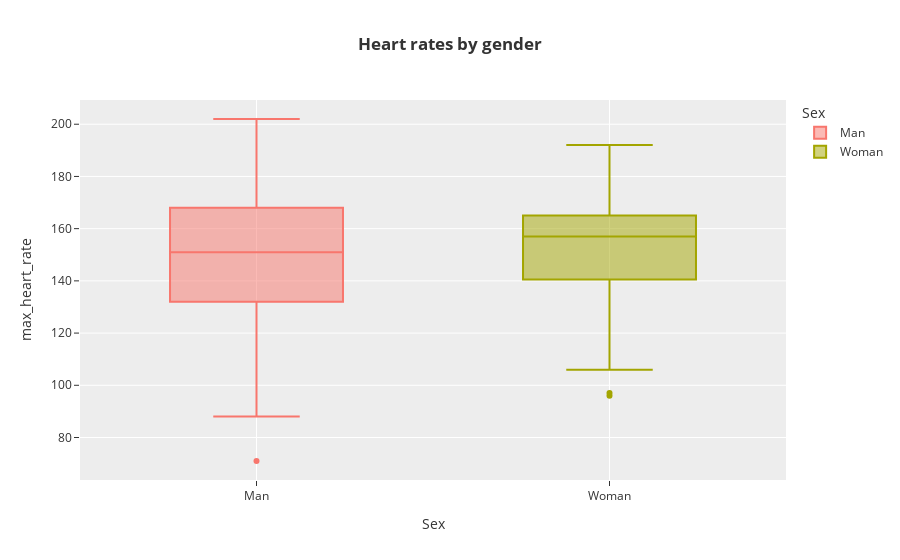

Here is the notebook cell this chart was saved with:
### Code cell
px.box(df,x='sex',y='max_heart_rate',
       color='sex',template='ggplot2',
       labels={'sex':'Sex',
               'max_heart_rate':'max_heart_rate'},
       title='<b>Heart rates by gender')

### Figure 1 — Plotly figure (JSON) as saved in the notebook; plotly's stock layout.template omitted (floating-point values rounded to 4 significant figures; data arrays with more than 128 entries replaced by an {"elided": "..."} marker saying what was removed)
{"data": [{"alignmentgroup": "True", "hovertemplate": "Sex=%{x}<br>max_heart_rate=%{y}<extra></extra>", "legendgroup": "Man", "marker": {"color": "#F8766D"}, "name": "Man", "notched": false, "offsetgroup": "Man", "orientation": "v", "showlegend": true, "type": "box", "x": {"elided": "207 str values"}, "x0": " ", "xaxis": "x", "y": {"elided": "207 int values"}, "y0": " ", "yaxis": "y"}, {"alignmentgroup": "True", "hovertemplate": "Sex=%{x}<br>max_heart_rate=%{y}<extra></extra>", "legendgroup": "Woman", "marker": {"color": "#A3A500"}, "name": "Woman", "notched": false, "offsetgroup": "Woman", "orientation": "v", "showlegend": true, "type": "box", "x": ["Woman", "Woman", "Woman", "Woman", "Woman", "Woman", "Woman", "Woman", "Woman", "Woman", "Woman", "Woman", "Woman", "Woman", "Woman", "Woman", "Woman", "Woman", "Woman", "Woman", "Woman", "Woman", "Woman", "Woman", "Woman", "Woman", "Woman", "Woman", "Woman", "Woman", "Woman", "Woman", "Woman", "Woman", "Woman", "Woman", "Woman", "Woman", "Woman", "Woman", "Woman", "Woman", "Woman", "Woman", "Woman", "Woman", "Woman", "Woman", "Woman", "Woman", "Woman", "Woman", "Woman", "Woman", "Woman", "Woman", "Woman", "Woman", "Woman", "Woman", "Woman", "Woman", "Woman", "Woman", "Woman", "Woman", "Woman", "Woman", "Woman", "Woman", "Woman", "Woman", "Woman", "Woman", "Woman", "Woman", "Woman", "Woman", "Woman", "Woman", "Woman", "Woman", "Woman", "Woman", "Woman", "Woman", "Woman", "Woman", "Woman", "Woman", "Woman", "Woman", "Woman", "Woman", "Woman", "Woman"], "x0": " ", "xaxis": "x", "y": [172, 163, 153, 139, 162, 158, 172, 114, 151, 162, 157, 168, 160, 170, 148, 151, 142, 143, 115, 160, 149, 175, 172, 159, 130, 182, 175, 163, 165, 161, 160, 122, 160, 158, 122, 159, 138, 157, 179, 115, 152, 162, 159, 154, 133, 170, 172, 152, 122, 172, 167, 179, 192, 172, 169, 121, 163, 162, 163, 163, 96, 157, 173, 142, 116, 149, 171, 125, 152, 152, 131, 166, 160, 114, 169, 142, 145, 157, 146, 136, 97, 154, 133, 143, 150, 106, 154, 165, 169, 117, 152, 130, 146, 136, 123, 174], "y0": " ", "yaxis": "y"}], "layout": {"boxmode": "overlay", "legend": {"title": {"text": "Sex"}, "tracegroupgap": 0}, "title": {"text": "<b>Heart rates by gender"}, "xaxis": {"anchor": "y", "categoryarray": ["Man", "Woman"], "categoryorder": "array", "domain": [0, 1], "title": {"text": "Sex"}}, "yaxis": {"anchor": "x", "domain": [0, 1], "title": {"text": "max_heart_rate"}}}}
